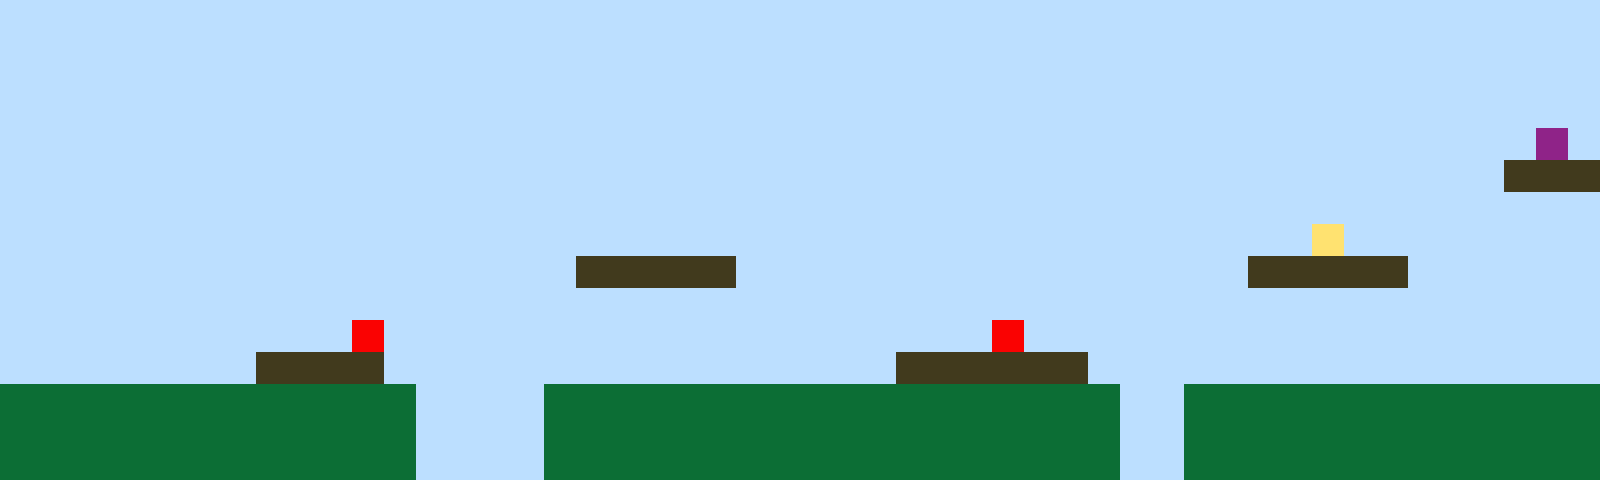

This is a level from a 2D game, rendered from its Tiled map with the project's own tilesets. A one-line summary and the complete map file follow:
An orthogonal 50x15 tile map with 32x32 px tiles, 1 tile layer (Tile Layer 1).

<map version="1.10" tiledversion="1.11.2" orientation="orthogonal" renderorder="right-up" width="50" height="15" tilewidth="32" tileheight="32" infinite="0" nextlayerid="2" nextobjectid="1"><editorsettings><export target="map1.csv" format="csv" /></editorsettings><tileset firstgid="1" name="sprites" tilewidth="32" tileheight="32" tilecount="6" columns="3"><image source="sprites.png" width="96" height="64" /></tileset><layer id="1" name="Tile Layer 1" width="50" height="15"><data encoding="csv">1,1,1,1,1,1,1,1,1,1,1,1,1,1,1,1,1,1,1,1,1,1,1,1,1,1,1,1,1,1,1,1,1,1,1,1,1,1,1,1,1,1,1,1,1,1,1,1,1,1,1,1,1,1,1,1,1,1,1,1,1,1,1,1,1,1,1,1,1,1,1,1,1,1,1,1,1,1,1,1,1,1,1,1,1,1,1,1,1,1,1,1,1,1,1,1,1,1,1,1,1,1,1,1,1,1,1,1,1,1,1,1,1,1,1,1,1,1,1,1,1,1,1,1,1,1,1,1,1,1,1,1,1,1,1,1,1,1,1,1,1,1,1,1,1,1,1,1,1,1,1,1,1,1,1,1,1,1,1,1,1,1,1,1,1,1,1,1,1,1,1,1,1,1,1,1,1,1,1,1,1,1,1,1,1,1,1,1,1,1,1,1,1,1,1,1,1,1,1,1,1,1,1,1,1,1,1,1,1,1,1,1,1,1,1,1,1,1,1,1,1,1,1,1,1,1,1,1,1,1,1,1,1,1,1,1,1,1,1,1,1,1,1,1,1,1,1,1,6,1,1,1,1,1,1,1,1,1,1,1,1,1,1,1,1,1,1,1,1,1,1,1,1,1,1,1,1,1,1,1,1,1,1,1,1,1,1,1,1,1,1,1,1,1,1,1,1,3,3,3,1,1,1,1,1,1,1,1,1,1,1,1,1,1,1,1,1,1,1,1,1,1,1,1,1,1,1,1,1,1,1,1,1,1,1,1,1,1,1,1,1,1,1,1,1,1,1,1,1,1,1,1,1,1,1,1,1,1,1,1,1,1,1,1,1,1,1,1,1,1,1,1,1,1,1,1,1,1,1,1,1,1,1,1,1,1,1,1,1,1,1,4,1,1,1,1,1,1,1,1,1,1,1,1,1,1,1,1,1,1,1,1,1,1,1,1,1,1,3,3,3,3,3,1,1,1,1,1,1,1,1,1,1,1,1,1,1,1,1,3,3,3,3,3,1,1,1,1,1,1,1,1,1,1,1,1,1,1,1,1,1,1,1,1,1,1,1,1,1,1,1,1,1,1,1,1,1,1,1,1,1,1,1,1,1,1,1,1,1,1,1,1,1,1,1,1,1,1,1,1,1,1,1,1,1,1,1,1,1,1,1,5,1,1,1,1,1,1,1,1,1,1,1,1,1,1,1,1,1,1,1,5,1,1,1,1,1,1,1,1,1,1,1,1,1,1,1,1,1,1,1,1,1,1,1,1,1,1,3,3,3,3,1,1,1,1,1,1,1,1,1,1,1,1,1,1,1,1,3,3,3,3,3,3,1,1,1,1,1,1,1,1,1,1,1,1,1,1,1,1,2,2,2,2,2,2,2,2,2,2,2,2,2,1,1,1,1,2,2,2,2,2,2,2,2,2,2,2,2,2,2,2,2,2,2,1,1,2,2,2,2,2,2,2,2,2,2,2,2,2,2,2,2,2,2,2,2,2,2,2,2,2,2,1,1,1,1,2,2,2,2,2,2,2,2,2,2,2,2,2,2,2,2,2,2,1,1,2,2,2,2,2,2,2,2,2,2,2,2,2,2,2,2,2,2,2,2,2,2,2,2,2,2,1,1,1,1,2,2,2,2,2,2,2,2,2,2,2,2,2,2,2,2,2,2,1,1,2,2,2,2,2,2,2,2,2,2,2,2,2</data></layer></map>
